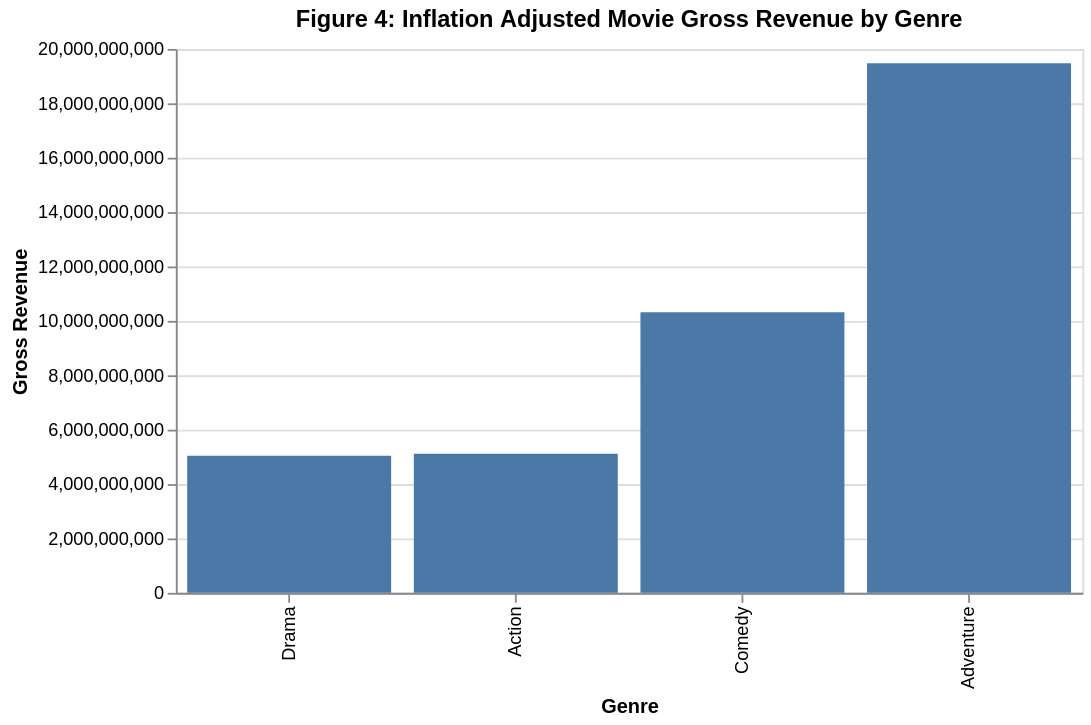

Notebook code for this chart:
### Markdown cell above
And as a graph...

### Code cell
my_graph = plot_barchart(movie_merge_df, 'Inflation Adjusted Movie Gross Revenue by Genre', 'genre', 'Genre', 'inflation_adjusted_gross_dollars', 'Gross Revenue', 'sum')
my_graph

### Figure 1 — Vega-Lite specification as saved in the notebook (floating-point values rounded to 4 significant figures)
{"config": {"view": {"continuousWidth": 400, "continuousHeight": 300}}, "data": {"name": "data-480408d13f6d03fe46614d873d412a75"}, "mark": "bar", "encoding": {"x": {"type": "nominal", "field": "genre", "sort": "y", "title": "Genre"}, "y": {"type": "quantitative", "field": "inflation_adjusted_gross_dollars", "title": "Gross Revenue"}}, "height": 300, "title": "Figure 4: Inflation Adjusted Movie Gross Revenue by Genre", "width": 500, "$schema": "https://vega.github.io/schema/vega-lite/v4.8.1.json", "datasets": {"data-480408d13f6d03fe46614d873d412a75": [{"genre": "Action", "inflation_adjusted_gross_dollars": 5112927313}, {"genre": "Adventure", "inflation_adjusted_gross_dollars": 19475539485}, {"genre": "Comedy", "inflation_adjusted_gross_dollars": 10321988303}, {"genre": "Drama", "inflation_adjusted_gross_dollars": 5042060133}]}}
